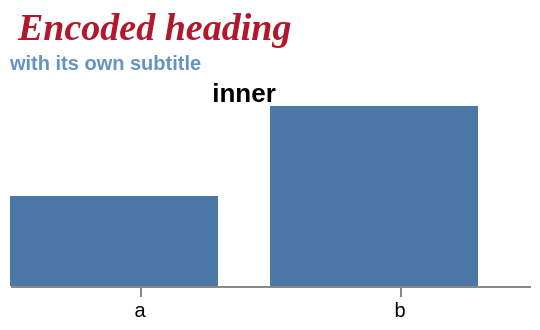

This figure's Vega-Lite source:
### Vega specification from a JSON file in a GitHub repository (floating-point values rounded to 4 significant figures)
{"$schema": "https://vega.github.io/schema/vega/v6.json", "description": "A title's encode block, which upstream splits three ways: 'group' paints the panel the heading sits in — the only way to put a band of colour behind a chart's name, since a title has no fillColor — while 'title' and 'subtitle' each style their own text and beat the matching property. The chart with no named part uses the deprecated form, where the whole block applies to the text, which is where a dx written in an encode comes from.", "width": 260, "height": 90, "padding": 5, "background": "white", "signals": [{"name": "chosen", "value": "#b2182b"}], "title": {"text": "Encoded heading", "subtitle": "with its own subtitle", "anchor": "start", "fontSize": 12, "color": "#000000", "encode": {"group": {"update": {"fill": {"value": "#f7f7f7"}, "stroke": {"value": "#999999"}, "cornerRadius": {"value": 3}}}, "title": {"enter": {"font": {"value": "serif"}}, "update": {"fill": {"signal": "chosen"}, "fontSize": {"value": 19}, "fontStyle": {"value": "italic"}, "dx": {"value": 4}, "limit": {"value": 150}}}, "subtitle": {"update": {"fill": {"value": "#2166ac"}, "fontSize": {"value": 10}, "fontWeight": {"value": "bold"}, "fillOpacity": {"value": 0.7}}}}}, "data": [{"name": "t", "values": [{"c": "a", "v": 3}, {"c": "b", "v": 6}]}], "scales": [{"name": "x", "type": "band", "domain": {"data": "t", "field": "c"}, "range": "width"}, {"name": "y", "type": "linear", "domain": {"data": "t", "field": "v"}, "range": "height"}], "axes": [{"scale": "x", "orient": "bottom"}], "marks": [{"type": "group", "encode": {"enter": {"x": {"value": 0}, "y": {"value": 0}}}, "title": {"text": "inner", "encode": {"update": {"dy": {"value": 5}}}}, "marks": [{"type": "rect", "from": {"data": "t"}, "encode": {"enter": {"x": {"scale": "x", "field": "c"}, "width": {"scale": "x", "band": 0.8}, "y": {"scale": "y", "field": "v"}, "y2": {"scale": "y", "value": 0}, "fill": {"value": "#4c78a8"}}}}]}]}
